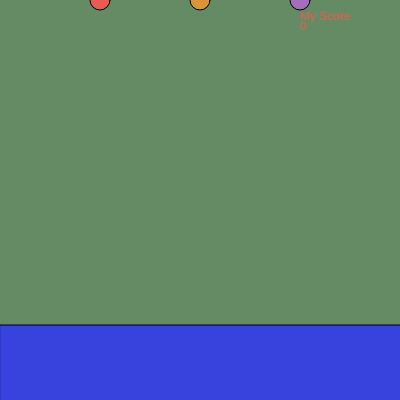
Frame 1 (no input)
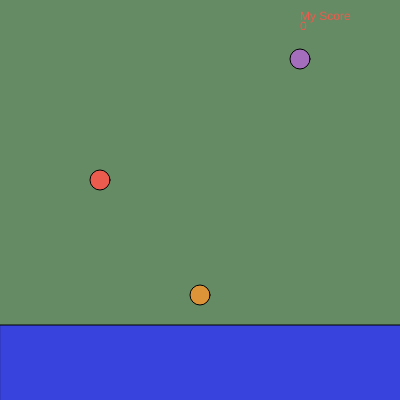
Frame 60 (no input)
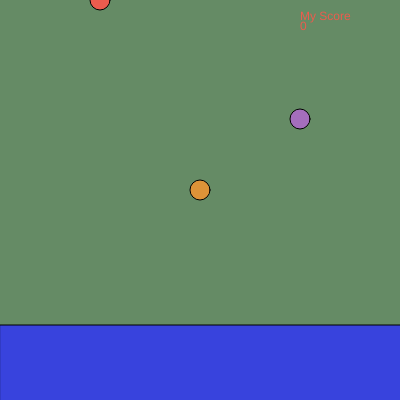
Frame 120 (the mouse pressed at the canvas centre since frame 60)

The p5.js sketch that drew these frames (run headless with seeded random() and noise() and a simulated clock; from frame 60 on, the mouse is pressed at the canvas centre):

// p5.js sketch
// ── sketch.js
var sy = 0;
var scoreboard = 0;
var ay = 0;
var dy = 0;

function setup() {
  createCanvas(400, 400);
}

function draw() {
  background("rgb(101,139,101)");
  fill("rgb(56,67,221)");
  rect(0, 325, 550, 250);
  fill("rgb(221,147,56)");
  ellipse(200, sy, 20, 20);
  sy = sy + 5;
  if (sy > 400) {
    sy = 0;
  }
  fill("rgb(164,110,189)");
  ellipse(300, dy, 20, 20);
  dy = dy + 1;
  if (dy > 400) {
    dy = 0;
  }
  fill("rgb(236,92,78)");
  ellipse(100, ay, 20, 20);
  ay = ay + 60;
  if (ay > 400) {
    ay = 0;
  }

  text("My Score", 300, 20);
  text(scoreboard, 300, 30);
}

function keyPressed() {
  if (key == "s" && sy > 350) {
    scoreboard = scoreboard + 50;
  }

  if (key == "a") {
    scoreboard = scoreboard + 25;
  }

  if (key == "d") {
    scoreboard = scoreboard + 100;
  }
}
